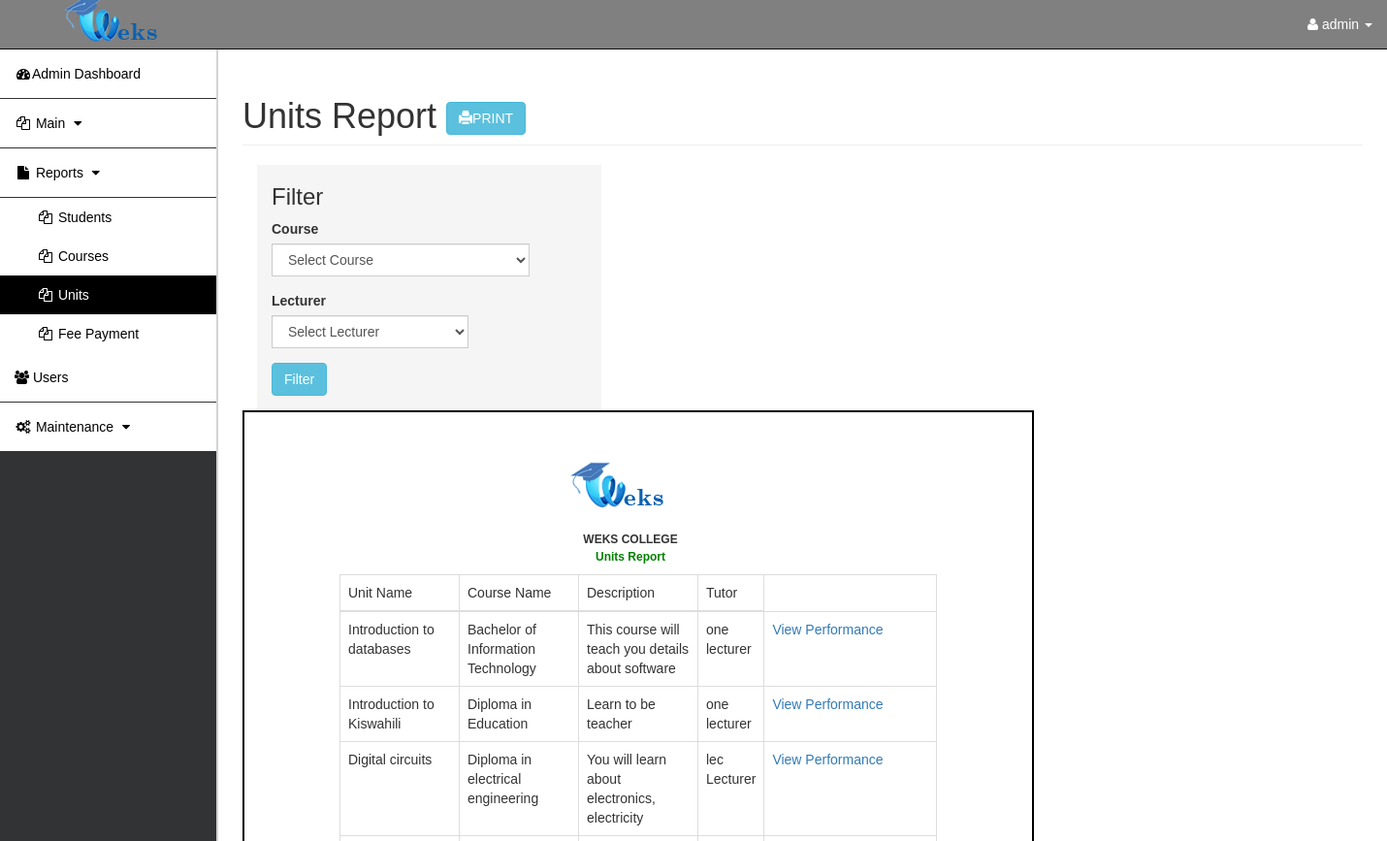
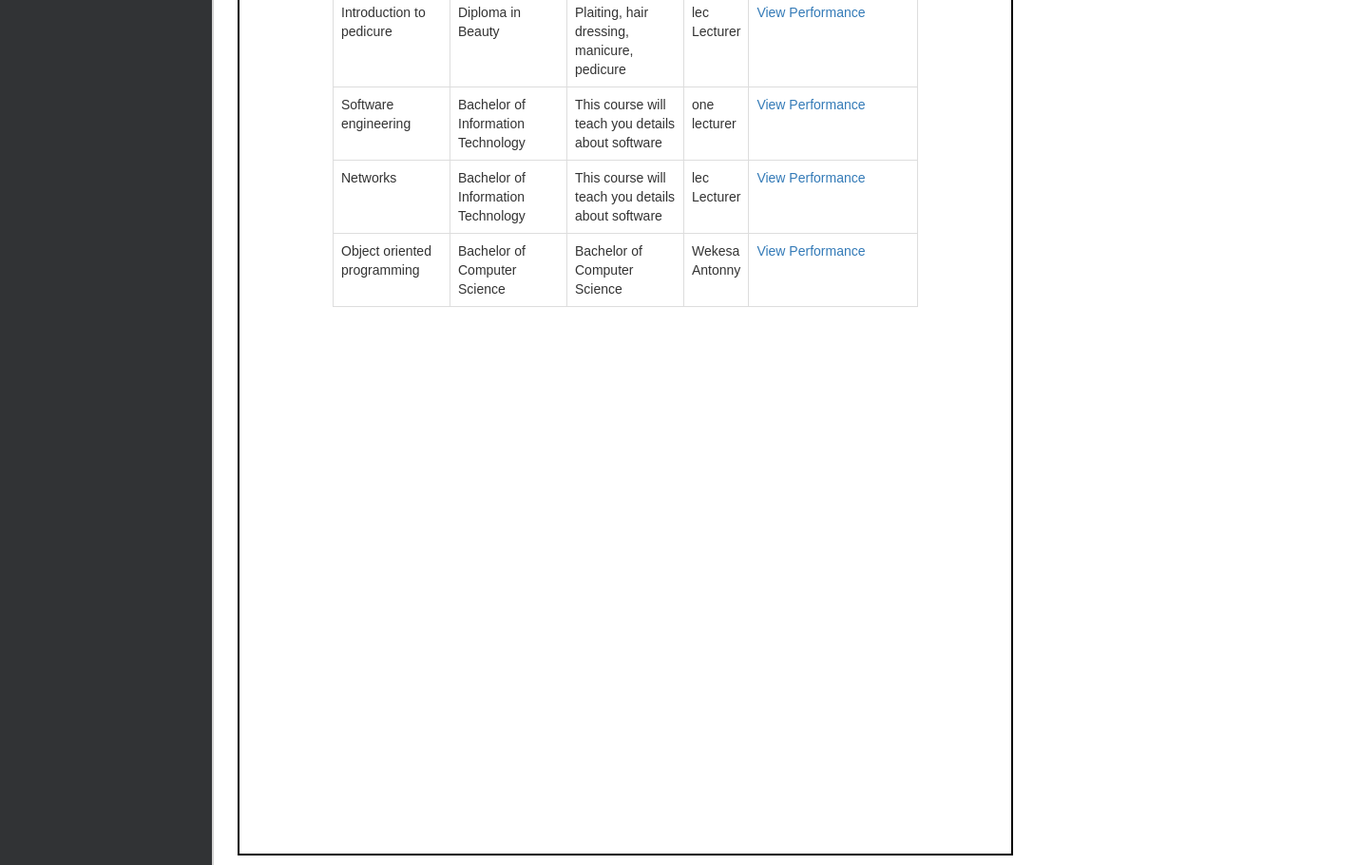
The app's page /rms.php?page=units_report (signed in) with its own data (2 pictures, top to bottom).
### tables this page shows
CREATE TABLE `subjects` (
  `SUBJECT_ID` int(11) NOT NULL,
  `SUBJECT` varchar(100) NOT NULL,
  `FOR` int(10) DEFAULT NULL,
  `DESCRIPTION` text NOT NULL,
  `LECTURER` int(10) NOT NULL,
  `study_year` int(10) NOT NULL DEFAULT 1,
  `grade` int(10) NOT NULL DEFAULT 1,
  `semester` int(10) DEFAULT NULL
);

CREATE TABLE `program` (
  `PROGRAM_ID` int(20) NOT NULL,
  `PROGRAM` varchar(255) NOT NULL,
  `DESCRIPTION` varchar(50) NOT NULL,
  `no_of_years` int(10) NOT NULL DEFAULT 1
);

CREATE TABLE `user` (
  `USER_ID` int(11) NOT NULL,
  `LASTNAME` varchar(30) NOT NULL,
  `FIRSTNAME` varchar(30) NOT NULL,
  `MIDDLE_NAME` varchar(100) NOT NULL,
  `USERNAME` varchar(100) NOT NULL,
  `USER_TYPE` varchar(15) NOT NULL,
  `ADDRESS` varchar(255) NOT NULL,
  `GENDER` varchar(10) NOT NULL,
  `DOB` date NOT NULL DEFAULT current_timestamp(),
  `EMAIL` varchar(100) NOT NULL,
  `PASSWORD` varchar(255) NOT NULL DEFAULT '0192023a7bbd73250516f069df18b500'
);

### units_report.php (the view, shortened to what this page needs)
<?php session_start();
$user_type=$_SESSION['user_type'];
$sub_query=" WHERE subjects.SUBJECT !='' ";
?>
          <h1 class="page-header">Units Report      <button type="text" class="btn btn-info" onclick="printContent('stud')" >
    <i class="glyphicon glyphicon-print"></i>PRINT</button>
</h1>
<div class="col-md-4" id="">
  <div style="background-color:rgba(208, 212, 209, 0.23);padding-left:30px">
    <div class="row main">
      <div class="main-login main-center">
        <h3 id="head">Filter</h3>
        <form class="" method="post">
          <div class="form-group">
            <label for="sub" class="cols-sm-2 control-label">Course</label>
            <div class="cols-sm-4">
              <div class="input-group">
                <select name="subject_id" class="form-control">
                  <option value="">Select Course</option>
                </select>
              </div>
            </div>
          </div>
          <?php if($user_type !="LECTURER" ){ ?>
          <div class="form-group">
            <label for="sub" class="cols-sm-2 control-label">Lecturer</label>
            <div class="cols-sm-4">
              <div class="input-group">
                <select name="lec_id" class="form-control">
                  <option value="">Select Lecturer</option>
                </select>
              </div>
            </div>
          </div>
        <?php } ?>
          <div class="form-group ">
            <button type="submit" name="verify" class="btn btn-info" id="btn_add">Filter</button>
          </div>
        </form>
      </div>
    </div>
  </div>
</div>
          <div class="container">
          <div class="row">
          	<div class="col-sm-3">
    </div>
		<br> <br>
       <div class="col-md-8" id="stud" style="padding:50px">
        <img style="margin-left: 40%;" src="asset/images/logo.png"><br><br>
       <div style="margin-left:.5in;margin-right:.5in;margin-top:.1in;margin-bottom:.1in;line-height:1mm;">
       <table>
	<tr>
		<td style="width:20%;">
		</td>
		<td style="width:400px;font-size:12px;line-height:1mm;text-align:center" >
		<p><b>WEKS COLLEGE</b></p>
		<p style="padding:5px; font-weight: bold; color:green" >Units Report</p>
		</td>
	</tr>
</table>
  <table id="students" class="table table-bordered" >
    <thead>
      <tr id="heads">
        <td style="width:20%">Unit Name</th>
          <td style="width:20%">Course Name</th>
        <td style="width:20%">Description</th>
        <td style="width:10%">Tutor</th>
      </tr>
    </thead>
    <tbody>
    <?php
    include 'db.php';
    $sql=  mysqli_query($conn, "SELECT * FROM subjects JOIN program on program.PROGRAM_ID=subjects.FOR join user on subjects.LECTURER=user.USER_ID $sub_query");
    while($row = mysqli_fetch_assoc($sql)) {
    ?>
      <tr>
        <td><?php echo $row['SUBJECT'] ?></td>
        <td><?php echo $row['PROGRAM'] ?></td>
        <td><?php echo $row['DESCRIPTION'] ?></td>
        <td><?php echo $row['FIRSTNAME'] . ' '. $row['LASTNAME'] ?></td>
        <td><a href="rms.php?page=single_unit_performance&id=<?php echo $row['SUBJECT_ID'] ?>">View Performance</a></td>
      <?php
    } mysqli_close($conn);
      ?>
    </tbody>
  </table>
</div>
</div>
</div>
 </div>

### asset/css/sb-admin.css (style rules this page uses)
body { margin-top: 100px; background-color: #222; }
@media (min-width:768px) { body { margin-top: 50px; } }

### asset/css/styles.css (style rules this page uses)
* { box-sizing:border-box }
body { font-family: Verdana,sans-serif; }

### units_report.php (style rules this page uses)
#stud { width:8.5in; height:14in; overflow:hidden; margin:auto; border:2px solid #000; background-color:white; }

### records on screen
subjects: SUBJECT "Introduction to databases", FOR.PROGRAM "Bachelor of Information Technology", FOR.DESCRIPTION "This course will teach you details about software", LECTURER.FIRSTNAME "one", LECTURER.LASTNAME "lecturer"
subjects: SUBJECT "Introduction to Kiswahili", FOR.PROGRAM "Diploma in Education", FOR.DESCRIPTION "Learn to be teacher", LECTURER.FIRSTNAME "one", LECTURER.LASTNAME "lecturer"
subjects: SUBJECT "Digital circuits", FOR.PROGRAM "Diploma in electrical engineering", FOR.DESCRIPTION "You will learn about electronics, electricity", LECTURER.FIRSTNAME "lec", LECTURER.LASTNAME "Lecturer"
subjects: SUBJECT "Introduction to pedicure", FOR.PROGRAM "Diploma in Beauty", FOR.DESCRIPTION "Plaiting, hair dressing, manicure, pedicure", LECTURER.FIRSTNAME "lec", LECTURER.LASTNAME "Lecturer"
subjects: SUBJECT "Software engineering", FOR.PROGRAM "Bachelor of Information Technology", FOR.DESCRIPTION "This course will teach you details about software", LECTURER.FIRSTNAME "one", LECTURER.LASTNAME "lecturer"
subjects: SUBJECT "Networks", FOR.PROGRAM "Bachelor of Information Technology", FOR.DESCRIPTION "This course will teach you details about software", LECTURER.FIRSTNAME "lec", LECTURER.LASTNAME "Lecturer"
subjects: SUBJECT "Object oriented programming", FOR.PROGRAM "Bachelor of Computer Science", FOR.DESCRIPTION "Bachelor of Computer Science", LECTURER.FIRSTNAME "Wekesa", LECTURER.LASTNAME "Antonny"

### other values on screen
$_SESSION['fname'] "admin"
